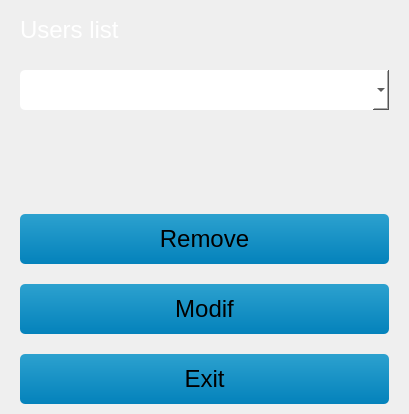
<?xml version="1.0" encoding="UTF-8"?>
<ui version="4.0">
 <class>container_ui</class>
 <widget class="QWidget" name="container_ui">
  <property name="geometry">
   <rect>
    <x>0</x>
    <y>0</y>
    <width>409</width>
    <height>414</height>
   </rect>
  </property>
  <property name="minimumSize">
   <size>
    <width>350</width>
    <height>350</height>
   </size>
  </property>
  <layout class="QGridLayout" name="central_layout">
   <property name="sizeConstraint">
    <enum>QLayout::SetDefaultConstraint</enum>
   </property>
   <property name="leftMargin">
    <number>20</number>
   </property>
   <property name="topMargin">
    <number>10</number>
   </property>
   <property name="rightMargin">
    <number>20</number>
   </property>
   <property name="bottomMargin">
    <number>10</number>
   </property>
   <property name="horizontalSpacing">
    <number>10</number>
   </property>
   <property name="verticalSpacing">
    <number>20</number>
   </property>
   <item row="0" column="0">
    <widget class="QLabel" name="users_account_label">
     <property name="minimumSize">
      <size>
       <width>0</width>
       <height>40</height>
      </size>
     </property>
     <property name="maximumSize">
      <size>
       <width>16777215</width>
       <height>40</height>
      </size>
     </property>
     <property name="styleSheet">
      <string notr="true">background-color: transparent;
font-size: 18pt;
font-weight:40; 
 color: #ffffff;</string>
     </property>
     <property name="text">
      <string>Users list</string>
     </property>
    </widget>
   </item>
   <item row="17" column="0" colspan="2">
    <widget class="QPushButton" name="modif_button">
     <property name="minimumSize">
      <size>
       <width>150</width>
       <height>50</height>
      </size>
     </property>
     <property name="maximumSize">
      <size>
       <width>16777215</width>
       <height>50</height>
      </size>
     </property>
     <property name="styleSheet">
      <string notr="true">background-color:qlineargradient(x1: 0, y1: 0, x2: 0, y2: 1, stop: 0 #2ca1cf, stop: 1 #0482bb);
border: 2px #616763;
border-radius: 5px;
font-size: 18pt; 
font-weight:40; 
color: #000000;</string>
     </property>
     <property name="text">
      <string>Modif</string>
     </property>
    </widget>
   </item>
   <item row="19" column="0" colspan="2">
    <widget class="QPushButton" name="exit_button">
     <property name="minimumSize">
      <size>
       <width>150</width>
       <height>50</height>
      </size>
     </property>
     <property name="maximumSize">
      <size>
       <width>16777215</width>
       <height>50</height>
      </size>
     </property>
     <property name="styleSheet">
      <string notr="true">background-color:qlineargradient(x1: 0, y1: 0, x2: 0, y2: 1, stop: 0 #2ca1cf, stop: 1 #0482bb);
border: 2px #616763;
border-radius: 5px;
font-size: 18pt; 
font-weight:40; 
color: #000000;</string>
     </property>
     <property name="text">
      <string>Exit</string>
     </property>
    </widget>
   </item>
   <item row="1" column="0" colspan="2">
    <widget class="QComboBox" name="users_list_combo">
     <property name="minimumSize">
      <size>
       <width>150</width>
       <height>40</height>
      </size>
     </property>
     <property name="maximumSize">
      <size>
       <width>500</width>
       <height>40</height>
      </size>
     </property>
     <property name="styleSheet">
      <string notr="true">background-color: rgb(255, 255, 255);
border-radius: 5px;
font-size: 16pt; 
font-weight:40; 
color: #000000;</string>
     </property>
    </widget>
   </item>
   <item row="16" column="0" colspan="2">
    <widget class="QPushButton" name="remove_button">
     <property name="minimumSize">
      <size>
       <width>0</width>
       <height>50</height>
      </size>
     </property>
     <property name="maximumSize">
      <size>
       <width>16777215</width>
       <height>50</height>
      </size>
     </property>
     <property name="styleSheet">
      <string notr="true">background-color:qlineargradient(x1: 0, y1: 0, x2: 0, y2: 1, stop: 0 #2ca1cf, stop: 1 #0482bb);
border: 2px #616763;
border-radius: 5px;
font-size: 18pt; 
font-weight:40; 
color: #000000;</string>
     </property>
     <property name="text">
      <string>Remove</string>
     </property>
    </widget>
   </item>
   <item row="15" column="0" colspan="2">
    <spacer name="verticalSpacer">
     <property name="orientation">
      <enum>Qt::Vertical</enum>
     </property>
     <property name="sizeHint" stdset="0">
      <size>
       <width>20</width>
       <height>40</height>
      </size>
     </property>
    </spacer>
   </item>
  </layout>
 </widget>
 <layoutdefault spacing="10" margin="11"/>
 <tabstops>
  <tabstop>remove_button</tabstop>
  <tabstop>modif_button</tabstop>
  <tabstop>exit_button</tabstop>
  <tabstop>users_list_combo</tabstop>
 </tabstops>
 <resources/>
 <connections/>
</ui>
